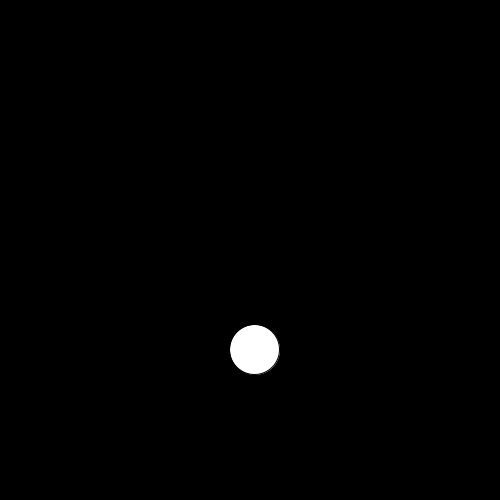
Frame 1 (no input)
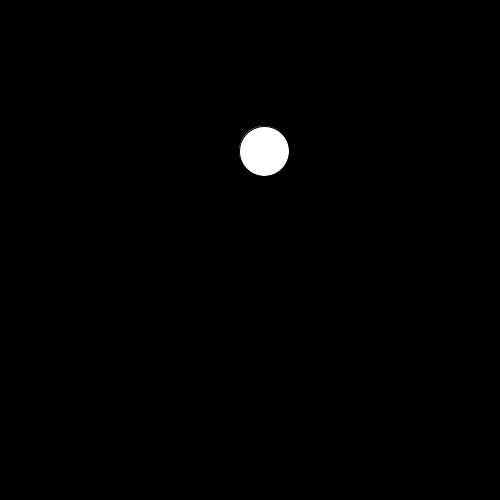
Frame 60 (the mouse pressed at the canvas centre just before this capture)
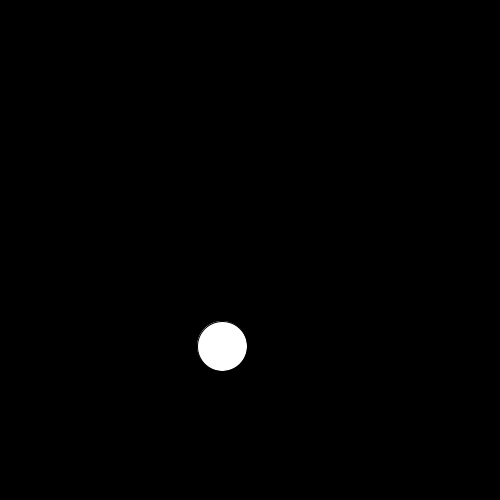
Frame 120 (the mouse held since frame 60 and released just before this capture)

The Processing sketch that drew these frames (run headless with seeded random() and noise(); from frame 60 on, the mouse is pressed at the canvas centre):

// Processing sketch: processing_106191
// ── processing_106191.pde

//cos motion -> constant + cos(angle) * scalar. Sin motion is the same.
// Sin motion + cos motion = Circular motion
int constant = 250;
float angle = 0.05;
int scalar = 100;
float speed = 0.05;
 
void setup(){
size(500,500);
smooth();
}

void draw(){
background(0);
float x = constant + sin(angle) * scalar;
float y = constant + cos(angle) * scalar;
ellipse(x,y,50,50);
angle = angle + speed;
}
